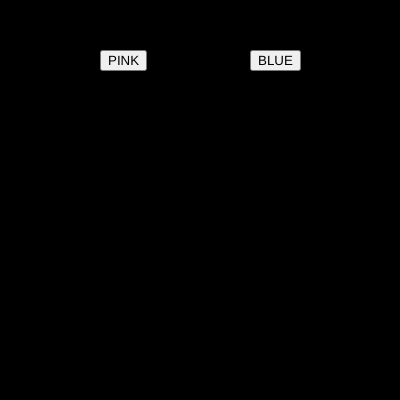
Frame 1 (no input)
Frame 60 (no input): identical to frame 1, image omitted
Frame 120 (the mouse pressed at the canvas centre since frame 60): identical to frame 1, image omitted

The p5.js sketch that drew this single still picture (run headless with seeded random() and noise() and a simulated clock; from frame 60 on, the mouse is pressed at the canvas centre):

// p5.js sketch
// ── sketch.js
var btn_pink;
var btn_blue;

var r = 0;
var g = 0;
var b = 0;

function setup() {
  createCanvas(400, 400);
  btn_pink = createButton("PINK");
  btn_pink.position(100,50);
  btn_pink.mousePressed(pink_bg);
  
  
  btn_blue = createButton("BLUE");
  btn_blue.position(250,50);
  btn_blue.mousePressed(blue_bg);
  
}

function draw() {
  background(r,g,b);
}


function pink_bg()
{
  r = 255;
  g = 0;
  b =127;
}

function blue_bg()
{
  r = 0;
  g = 0;
  b =255;
}
